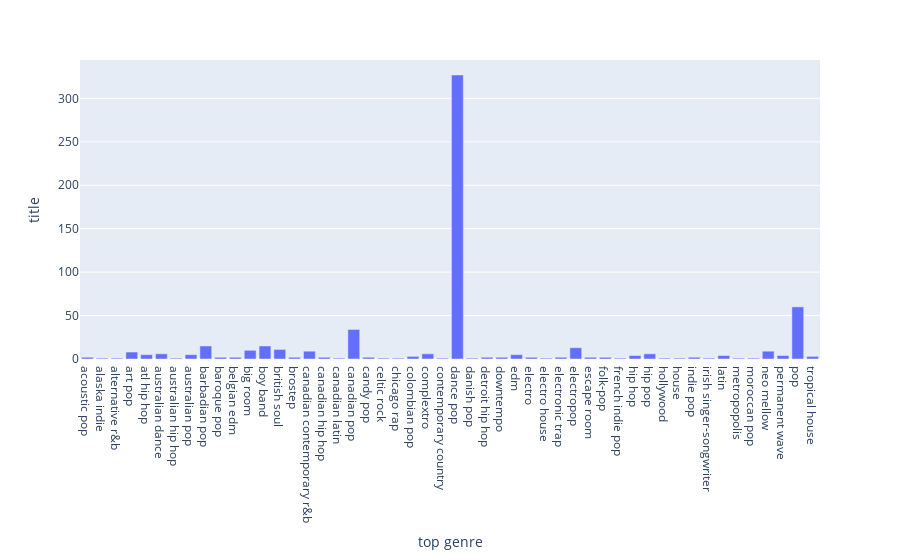

The code cell stored with this chart in its notebook:
### Code cell
fig1 = px.bar(top_genre, x="top genre", y="title")
fig1.show()

### Figure 1 — Plotly figure (JSON) as saved in the notebook; plotly's stock layout.template omitted (floating-point values rounded to 4 significant figures)
{"data": [{"alignmentgroup": "True", "hovertemplate": "top genre=%{x}<br>title=%{y}<extra></extra>", "legendgroup": "", "marker": {"color": "#636efa", "pattern": {"shape": ""}}, "name": "", "offsetgroup": "", "orientation": "v", "showlegend": false, "textposition": "auto", "type": "bar", "x": ["acoustic pop", "alaska indie", "alternative r&b", "art pop", "atl hip hop", "australian dance", "australian hip hop", "australian pop", "barbadian pop", "baroque pop", "belgian edm", "big room", "boy band", "british soul", "brostep", "canadian contemporary r&b", "canadian hip hop", "canadian latin", "canadian pop", "candy pop", "celtic rock", "chicago rap", "colombian pop", "complextro", "contemporary country", "dance pop", "danish pop", "detroit hip hop", "downtempo", "edm", "electro", "electro house", "electronic trap", "electropop", "escape room", "folk-pop", "french indie pop", "hip hop", "hip pop", "hollywood", "house", "indie pop", "irish singer-songwriter", "latin", "metropopolis", "moroccan pop", "neo mellow", "permanent wave", "pop", "tropical house"], "xaxis": "x", "y": [2, 1, 1, 8, 5, 6, 1, 5, 15, 2, 2, 10, 15, 11, 2, 9, 2, 1, 34, 2, 1, 1, 3, 6, 1, 327, 1, 2, 2, 5, 2, 1, 2, 13, 2, 2, 1, 4, 6, 1, 1, 2, 1, 4, 1, 1, 9, 4, 60, 3], "yaxis": "y"}], "layout": {"barmode": "relative", "legend": {"tracegroupgap": 0}, "margin": {"t": 60}, "xaxis": {"anchor": "y", "domain": [0, 1], "title": {"text": "top genre"}}, "yaxis": {"anchor": "x", "domain": [0, 1], "title": {"text": "title"}}}}
